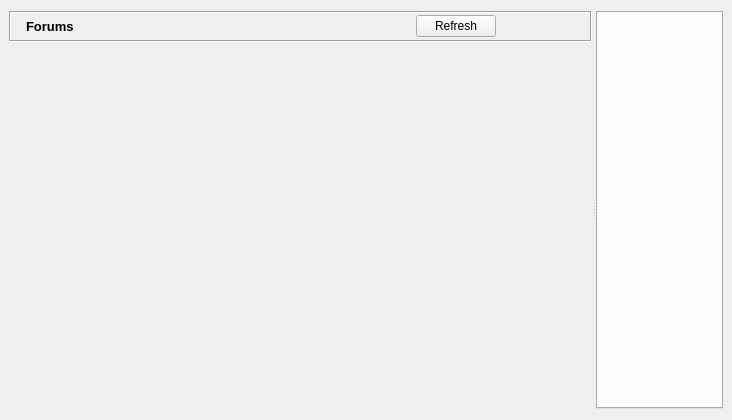
<?xml version="1.0" encoding="UTF-8"?>
<ui version="4.0">
 <class>GxsForumsDialog</class>
 <widget class="QWidget" name="GxsForumsDialog">
  <property name="geometry">
   <rect>
    <x>0</x>
    <y>0</y>
    <width>732</width>
    <height>420</height>
   </rect>
  </property>
  <layout class="QGridLayout">
   <property name="leftMargin">
    <number>9</number>
   </property>
   <property name="rightMargin">
    <number>9</number>
   </property>
   <item row="0" column="0">
    <widget class="QSplitter" name="splitter">
     <property name="orientation">
      <enum>Qt::Horizontal</enum>
     </property>
     <widget class="QFrame" name="frame">
      <property name="baseSize">
       <size>
        <width>300</width>
        <height>300</height>
       </size>
      </property>
      <property name="frameShape">
       <enum>QFrame::NoFrame</enum>
      </property>
      <layout class="QGridLayout">
       <property name="margin">
        <number>0</number>
       </property>
       <property name="spacing">
        <number>0</number>
       </property>
       <item row="0" column="0">
        <widget class="QFrame" name="titleBarFrame">
         <property name="frameShape">
          <enum>QFrame::Box</enum>
         </property>
         <property name="frameShadow">
          <enum>QFrame::Sunken</enum>
         </property>
         <layout class="QHBoxLayout" name="horizontalLayout_2">
          <property name="margin">
           <number>2</number>
          </property>
          <item>
           <widget class="QLabel" name="titleBarPixmap">
            <property name="maximumSize">
             <size>
              <width>24</width>
              <height>24</height>
             </size>
            </property>
            <property name="text">
             <string/>
            </property>
            <property name="pixmap">
             <pixmap resource="images.qrc">:/images/konversation.png</pixmap>
            </property>
            <property name="scaledContents">
             <bool>true</bool>
            </property>
           </widget>
          </item>
          <item>
           <widget class="QLabel" name="titleBarLabel">
            <property name="font">
             <font>
              <pointsize>10</pointsize>
              <weight>75</weight>
              <bold>true</bold>
             </font>
            </property>
            <property name="text">
             <string>Forums</string>
            </property>
           </widget>
          </item>
          <item>
           <spacer>
            <property name="orientation">
             <enum>Qt::Horizontal</enum>
            </property>
            <property name="sizeHint" stdset="0">
             <size>
              <width>123</width>
              <height>13</height>
             </size>
            </property>
           </spacer>
          </item>
          <item>
           <widget class="QPushButton" name="refreshButton">
            <property name="text">
             <string notr="true">Refresh</string>
            </property>
           </widget>
          </item>
          <item>
           <widget class="QToolButton" name="displayButton">
            <property name="focusPolicy">
             <enum>Qt::NoFocus</enum>
            </property>
            <property name="toolTip">
             <string>Display</string>
            </property>
            <property name="icon">
             <iconset resource="images.qrc">
              <normaloff>:/images/looknfeel.png</normaloff>:/images/looknfeel.png</iconset>
            </property>
            <property name="iconSize">
             <size>
              <width>32</width>
              <height>16</height>
             </size>
            </property>
            <property name="popupMode">
             <enum>QToolButton::InstantPopup</enum>
            </property>
            <property name="autoRaise">
             <bool>true</bool>
            </property>
           </widget>
          </item>
          <item>
           <widget class="QToolButton" name="newForumButton">
            <property name="focusPolicy">
             <enum>Qt::NoFocus</enum>
            </property>
            <property name="toolTip">
             <string>Create Forum</string>
            </property>
            <property name="icon">
             <iconset resource="images.qrc">
              <normaloff>:/images/new_forum16.png</normaloff>:/images/new_forum16.png</iconset>
            </property>
            <property name="iconSize">
             <size>
              <width>32</width>
              <height>16</height>
             </size>
            </property>
            <property name="autoRaise">
             <bool>true</bool>
            </property>
           </widget>
          </item>
         </layout>
        </widget>
       </item>
       <item row="1" column="0">
        <widget class="GroupTreeWidget" name="forumTreeWidget" native="true">
         <property name="sizePolicy">
          <sizepolicy hsizetype="Preferred" vsizetype="Expanding">
           <horstretch>0</horstretch>
           <verstretch>0</verstretch>
          </sizepolicy>
         </property>
        </widget>
       </item>
      </layout>
     </widget>
     <widget class="RSTabWidget" name="threadTabWidget">
      <property name="currentIndex">
       <number>-1</number>
      </property>
      <property name="tabsClosable">
       <bool>true</bool>
      </property>
      <property name="movable">
       <bool>true</bool>
      </property>
     </widget>
    </widget>
   </item>
  </layout>
  <action name="actionPrint">
   <property name="text">
    <string>Print</string>
   </property>
  </action>
  <action name="actionPrintPreview">
   <property name="text">
    <string>PrintPreview</string>
   </property>
  </action>
 </widget>
 <customwidgets>
  <customwidget>
   <class>RSTabWidget</class>
   <extends>QTabWidget</extends>
   <header>gui/common/RSTabWidget.h</header>
   <container>1</container>
  </customwidget>
  <customwidget>
   <class>GroupTreeWidget</class>
   <extends>QWidget</extends>
   <header>gui/common/GroupTreeWidget.h</header>
   <container>1</container>
  </customwidget>
 </customwidgets>
 <resources>
  <include location="images.qrc"/>
 </resources>
 <connections/>
</ui>
